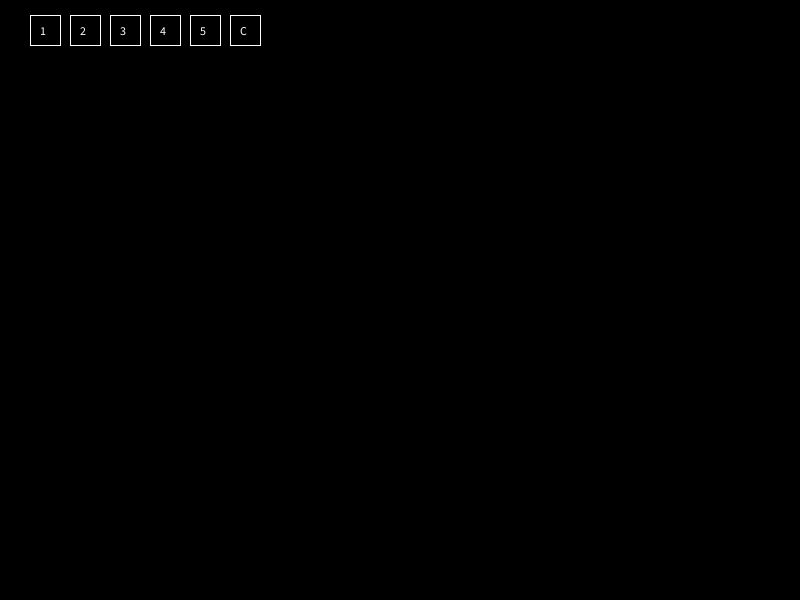
Frame 1 (no input)
Frame 60 (the mouse pressed at the canvas centre just before this capture): identical to frame 1, image omitted
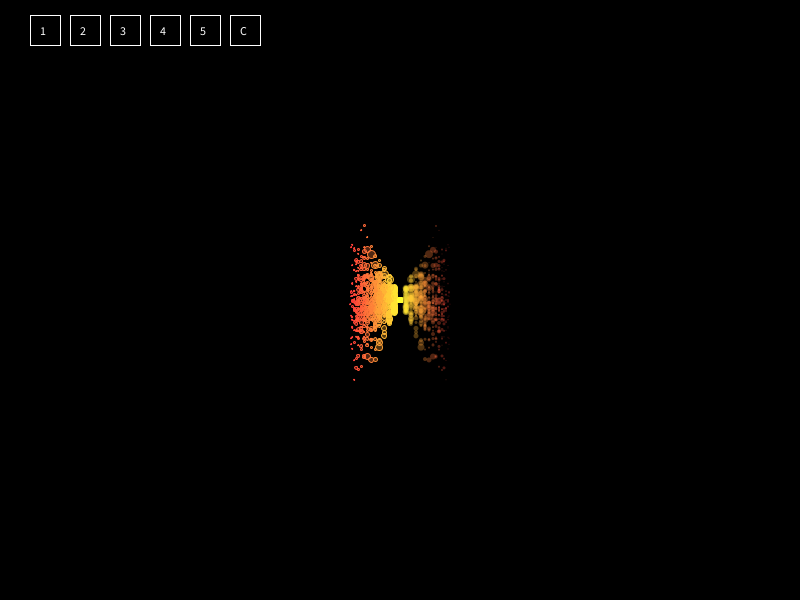
Frame 120 (the mouse held since frame 60 and released just before this capture)

The Processing sketch that drew these frames (run headless with seeded random() and noise(); from frame 60 on, the mouse is pressed at the canvas centre):

// Processing sketch: processing_109019
// ── processing_109019.pde

/*********************************************************************
  
 Name: Jason Barles / Interaction Designer
  
 Date: 31/Aug/2013
  
 Description: A generative art drawing tool with several patterns of
 choice. Press 'c', delete, or backspace to clear the screen.
 Press numbers, or buttons, 1 through to 5 to change the
 brush stroke pattern.
  
 Button code obtained and modified from
 http://processing.org/examples/button.html
  
 **********************************************************************/
int currentTool = 1; // Set the default tool to be the first pattern
ArrayList history;   // Define the history for pattern3
 
// Define the variables for the buttons
boolean patt1Over = false; // By default the mouse is not over the button
int patt1X, patt1Y; // Position of the button
int patt1Size = 30; // The size of the button
 
boolean patt2Over = false;
int patt2X, patt2Y;
int patt2Size = 30;
 
boolean patt3Over = false;
int patt3X, patt3Y;
int patt3Size = 30;
 
boolean patt4Over = false;
int patt4X, patt4Y;
int patt4Size = 30;
 
boolean patt5Over = false;
int patt5X, patt5Y;
int patt5Size = 30;
 
boolean clearOver = false;
int clearX, clearY;
int clearSize = 30;
 
 
void setup() {
  size(800, 600);
  background(0);
  smooth();
  history  = new ArrayList(); 
  
  // Set the positions of the buttons
  patt1X = patt1Size;
  patt1Y = patt1Size/2;
  patt2X = patt2Size+40;
  patt2Y = patt2Size/2;
  patt3X = patt3Size+80;
  patt3Y = patt3Size/2;
  patt4X = patt4Size+120;
  patt4Y = patt4Size/2;
  patt5X = patt5Size+160;
  patt5Y = patt5Size/2;  
  clearX = clearSize+200;
  clearY = clearSize/2;   
}
 
void draw() {
  update(mouseX, mouseY);
   
  // set the colour of button
  if (patt1Over) {
    fill(color(204, 102, 0)); // Highlight if mouse is over button
  } else {
    fill(color(0));  // Standard
  }
  // draw the button
  stroke(255);
  rect(patt1X, patt1Y, patt1Size, patt1Size); 
  fill(255);
  text("1", patt1X+10, patt1Y+20); 
   
  if (patt2Over) {
    fill(color(255, 0, 0)); // Highlight
  } else {
    fill(color(0));  // Standard
  }
  stroke(255);
  rect(patt2X, patt2Y, patt2Size, patt2Size);
  fill(255);
  text("2", patt2X+10, patt2Y+20); 
  
  if (patt3Over) {
    fill(color(0, 255, 0)); // Highlight
  } else {
    fill(color(0));  // Standard
  }
  stroke(255);
  rect(patt3X, patt3Y, patt3Size, patt3Size);
  fill(255);
  text("3", patt3X+10, patt3Y+20); 
 
  if (patt4Over) {
    fill(color(0, 0, 255)); // Highlight
  } else {
    fill(color(0));  // Standard
  }
  stroke(255);
  rect(patt4X, patt4Y, patt4Size, patt4Size);  
  fill(255);
  text("4", patt4X+10, patt4Y+20); 
   
  if (patt5Over) {
    fill(color(0, 255, 255)); // Highlight
  } else {
    fill(color(0));  // Standard
  }
  stroke(255);
  rect(patt5X, patt5Y, patt5Size, patt5Size);  
  fill(255);
  text("5", patt5X+10, patt5Y+20);   
 
  if (clearOver) {
    fill(color(51)); // Highlight
  } else {
    fill(color(0));  // Standard
  }
  stroke(255);
  rect(clearX, clearY, clearSize, clearSize);
  fill(255);
  text("C", clearX+10, clearY+20);
   
  if (mousePressed) {
    switch(currentTool) {     
    case 1:     
      pattern1(mouseX, mouseY, 5, 18, color(600, 500, 50), color(302, 20, 60));
      break;
    case 2:     
      pattern2();
      break;     
    case 3:
      pattern3(10);
      break;   
    case 4:
      pattern4();
      break; 
    case 5:
      pattern5();
      break;             
    }
  }
}
 
/*
  Functions to switch the drawing tool
 */
void keyPressed() {
  switch(key){
    case '1':
      currentTool = 1;
      break;
    case '2':
      currentTool = 2;
      break;
    case '3':
      history  = new ArrayList(); 
      currentTool = 3;
      break;
    case '4':
      currentTool = 4;
      break;
    case '5':
      currentTool = 5;
      break;       
    case 'c':
    case DELETE:
    case BACKSPACE:
      background(0);    // clear the screen
      history  = new ArrayList();  // reset history array
      break;      
  }  
}
 
/*
 Drawing tools
 */
// A recursive pattern that draws a spray of circles mirrored across the
// x-axis.
void pattern1(float x, float y, int r, int num, color fromC, color toC) { 
  color interA = lerpColor(fromC, toC, .12); // get the inbetween colour
  noStroke();
  fill(fromC, 80);
  ellipse(x, y, r, r);
  stroke(fromC);
  ellipse(width-x, y, r, r);  // draw the mirror of the ellipse
  if (num > 0) {
    float newY = y + sin(random(0, TWO_PI)) * 12.0;   
    // recursive call
    pattern1(x+(num/3), newY, int(random(r/2, r+(num/5))), num-1, interA, toC);
  }
}
 
// pattern2 draws a rainbow web. Code inspired by Mr Doob's project harmony.
// http://www.mrdoob.com/projects/harmony/
void pattern2() {
  int extra = 3;
  // Randomise the colours during each frame
  stroke(random(0,255), random(0,255), random(0,255));
  strokeWeight(2);
  line(mouseX, mouseY, pmouseX, pmouseY);
  line(width-mouseX, mouseY, width-pmouseX, mouseY); // Mirror
 
  for(int i = 0; i < history.size(); i++){
    PVector p = (PVector) history.get(i);
     
    // Draw a line from the current mouse point to
    // the historical point if the distance is less
    // than 50
    if(dist(mouseX, mouseY, p.x, p.y) < 50){
      line(mouseX, mouseY, p.x + extra, p.y + extra);
    }
    // repeat for the mirror line
    if(dist(width-mouseX, mouseY, p.x, p.y) < 50){
      line(width-mouseX, mouseY, p.x + extra, p.y + extra);
    }     
  }
   
  // Add the current point to the history
  history.add(new PVector(mouseX, mouseY));
  history.add(new PVector(width-mouseX, mouseY));
}
 
// pattern3 draws hundreds and thousands food dressing
void pattern3(int offset) {
  strokeWeight(3);
  for (int i = 0; i < 5; i++) {
    // Randomise the colours during each frame
    stroke(random(0,255), random(0,255), random(0,255));
    // Draw a line of various lengths at the mouse point 
    line(random(mouseX, mouseX+offset), random(mouseY, mouseY+offset),
         random(pmouseX, pmouseX+offset), random(pmouseY, pmouseY+offset));
    offset = offset+10;
  }
}
 
// pattern4 draws circles that seem to fade in towards the middle
void pattern4(){
  noStroke();
  fill(random(0,255), random(0,255), random(0,255),10);
  // alter the width size
  float widthDistance = abs(width/2 - mouseX);
  ellipse(mouseX, mouseY, widthDistance, widthDistance);
}
 
// Code inspired by Mr Doob's project harmony.
// http://www.mrdoob.com/projects/harmony/
void pattern5(){
  // Randomise the colours during each frame
  stroke(255);
  line(mouseX, mouseY, pmouseX, pmouseY);
 
  for(int i = 0; i < history.size(); i++){
    PVector p = (PVector) history.get(i);
    float d = dist(mouseX, mouseY, p.x, p.y);
    // Adjust the stroke weight according to the distance
    strokeWeight(1/d);
     
    // Draw a line from the current mouse point to
    // the historical point if the distance is less
    // than 25
    if(d < 25){
     if(random(10) < 5) // Skip some lines randomly
        line(mouseX, mouseY, p.x + 2, p.y + 2);
    }
  }
   
  // Add the current point to the history
  history.add(new PVector(mouseX, mouseY));
  strokeWeight(0.2);
}
 
// Update to check whether the mouse position is within one of the
// buttons
void update(int x, int y) {
  patt1Over = overPattern(patt1X, patt1Y, patt1Size, patt1Size); 
  patt2Over = overPattern(patt2X, patt2Y, patt2Size, patt2Size);
  patt3Over = overPattern(patt3X, patt3Y, patt3Size, patt3Size);
  patt4Over = overPattern(patt4X, patt4Y, patt4Size, patt4Size);
  patt5Over = overPattern(patt5X, patt5Y, patt5Size, patt5Size);
  clearOver = overPattern(clearX, clearY, clearSize, clearSize);
}
 
// Switch the tool according to the button press
void mousePressed() {
  if (patt1Over) {
    currentTool = 1;
  }else if (patt2Over) {
    currentTool = 2;
  }else if (patt3Over) {
    currentTool = 3;
  }else if (patt4Over) {
    currentTool = 4;
  } else if (patt5Over) {
    currentTool = 5; 
  } else if (clearOver) {
      background(0);    // clear the screen
  } 
}
 
// Function to check if the mouse click is within the boundaries of
// the button
boolean overPattern(int x, int y, int width, int height)  {
  if (mouseX >= x && mouseX <= x+width &&
      mouseY >= y && mouseY <= y+height) {
    return true;
  } else {
    return false;
  }
}
